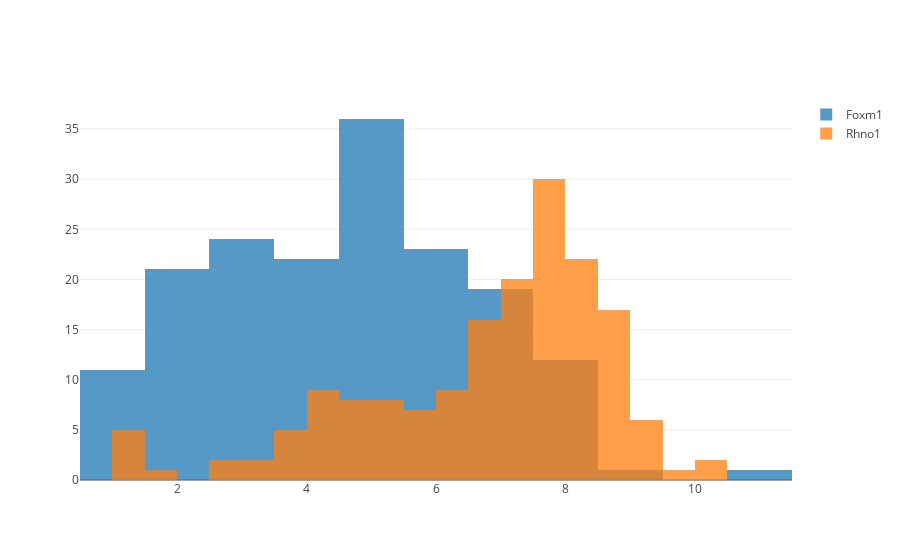

The cell this chart's notebook holds for it:
### Code cell
df_trace_foxm1 = go.Histogram(x=df_all['Foxm1'], opacity=0.75, name='Foxm1')
df_trace_rhno1 = go.Histogram(x=df_all['Rhno1'], opacity=0.75, name='Rhno1')
data = [df_trace_foxm1,df_trace_rhno1]
layout = go.Layout(barmode='overlay', )
fig = go.Figure(data=data, layout=layout)
iplot(fig)

### Figure 1 — Plotly figure (JSON) as saved in the notebook; plotly's stock layout.template omitted (floating-point values rounded to 4 significant figures; data arrays with more than 128 entries replaced by an {"elided": "..."} marker saying what was removed)
{"data": [{"name": "Foxm1", "opacity": 0.75, "type": "histogram", "x": {"elided": "170 float values"}}, {"name": "Rhno1", "opacity": 0.75, "type": "histogram", "x": {"elided": "170 float values"}}], "layout": {"barmode": "overlay"}}
